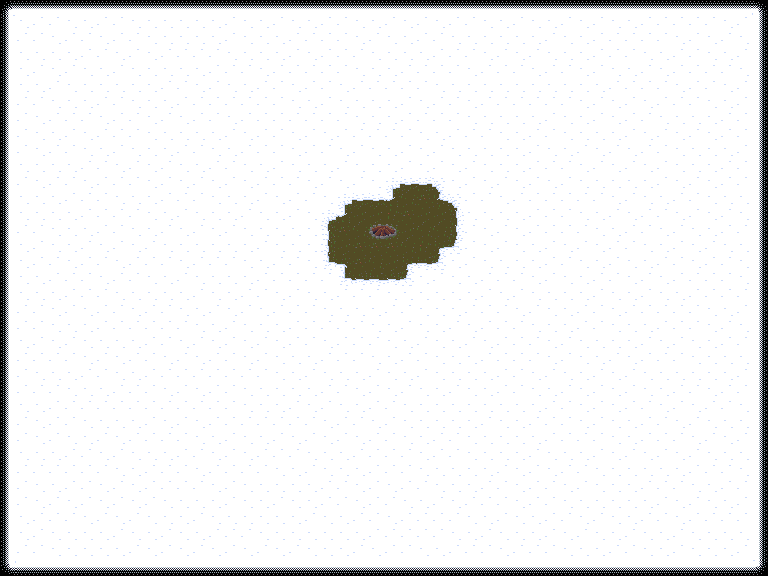

This is a level from a 2D game, rendered from its Tiled map with the project's own tilesets. A one-line summary and the complete map file follow:
An orthogonal 48x36 tile map with 16x16 px tiles, 1 tile layer (ground) and 25 objects (24x Log, Fire).

<map version="1.2" tiledversion="1.3.0" orientation="orthogonal" renderorder="right-down" compressionlevel="0" width="48" height="36" tilewidth="16" tileheight="16" infinite="0" nextlayerid="4" nextobjectid="26">
 <editorsettings>
  <export target="ld46.json" format="json" />
 </editorsettings>
 <tileset firstgid="1" source="ld46.tsx" />
 <layer id="1" name="ground" width="48" height="36">
  <data encoding="csv">
8,6,6,6,6,6,6,6,6,6,6,6,6,6,6,6,6,6,6,6,6,6,6,6,6,6,6,6,6,6,6,6,6,6,6,6,6,6,6,6,6,6,6,6,6,6,6,9,
4,2,3,3,2,2,3,3,2,2,2,2,2,2,3,2,2,3,2,2,3,3,2,2,3,2,3,2,3,3,2,2,3,2,2,3,2,3,2,2,3,3,3,3,3,2,3,5,
4,3,3,2,3,3,2,3,3,2,2,2,2,2,3,2,2,2,3,3,3,3,2,3,2,2,3,3,2,2,2,2,2,2,3,2,2,3,3,3,3,3,2,3,2,3,2,5,
4,2,2,2,2,3,3,2,3,2,3,3,3,3,2,2,2,2,3,2,3,3,3,2,2,2,2,3,3,3,2,3,2,3,2,2,2,3,3,3,2,2,3,3,2,2,3,5,
4,2,3,2,3,2,2,3,2,2,2,2,2,3,3,3,2,3,3,3,3,3,2,2,2,3,3,3,3,2,3,3,3,2,3,3,2,3,2,2,3,2,3,3,3,3,2,5,
4,2,2,3,2,2,2,2,2,2,3,3,2,3,2,2,3,3,2,3,3,2,3,3,3,3,3,2,2,2,2,2,2,2,2,2,2,2,3,3,3,3,2,3,3,2,3,5,
4,3,3,2,2,2,3,3,2,2,2,3,3,3,3,3,3,3,2,2,3,2,2,2,2,3,2,3,3,2,3,3,3,3,3,3,2,3,2,3,2,3,3,3,2,2,3,5,
4,3,2,3,3,3,2,3,3,2,3,2,3,3,2,3,3,3,3,3,3,3,2,2,2,3,3,3,3,2,2,2,2,2,3,2,2,3,2,3,3,2,2,2,2,3,3,5,
4,3,2,2,3,2,3,3,3,2,2,2,2,2,3,2,3,3,2,3,2,3,3,3,3,3,2,2,3,3,3,2,2,3,3,2,2,2,2,3,2,3,2,3,2,3,3,5,
4,3,2,3,3,2,2,3,2,2,2,3,3,2,2,3,3,3,2,3,3,2,3,2,2,3,2,3,2,2,2,2,2,3,2,2,3,2,3,2,3,3,2,2,2,2,3,5,
4,2,2,2,2,3,3,2,3,2,3,2,2,3,3,2,2,3,2,2,2,3,2,2,2,3,2,3,2,3,2,2,2,3,3,3,2,3,2,3,2,3,2,2,2,3,3,5,
4,3,2,3,3,2,3,3,3,2,3,2,3,2,3,2,3,3,3,2,3,2,3,2,34,72,73,35,2,3,2,3,2,3,2,3,2,2,2,2,2,3,2,3,2,3,3,5,
4,2,2,2,3,3,3,2,2,2,3,3,3,2,2,2,3,2,3,3,2,34,72,72,71,68,36,70,35,3,3,2,3,3,3,3,3,3,2,3,2,2,3,3,2,2,2,5,
4,2,2,2,2,3,3,3,3,2,2,3,2,2,2,3,2,2,3,2,34,71,69,69,37,36,69,69,42,2,2,2,2,3,3,3,2,2,3,2,3,3,2,3,2,3,2,5,
4,3,3,2,2,2,3,3,2,2,3,2,3,2,3,2,2,2,2,2,43,36,68,44,45,69,68,68,74,3,2,3,2,3,3,3,3,2,2,3,3,2,3,2,2,3,3,5,
4,2,3,2,2,3,2,3,2,3,2,2,2,2,2,2,3,2,2,2,75,69,36,36,36,68,37,38,67,3,2,3,2,2,3,2,3,2,3,3,2,2,3,2,3,2,2,5,
4,2,3,3,2,3,3,2,3,3,3,2,3,3,3,2,2,3,3,2,66,39,36,68,69,38,40,67,2,3,2,2,2,2,3,3,2,2,3,2,2,3,3,2,3,3,2,5,
4,2,2,3,3,3,2,3,3,2,2,3,2,2,2,2,3,3,3,3,3,66,41,40,41,67,2,3,2,2,3,3,3,2,3,2,2,3,3,2,3,2,3,3,3,3,2,5,
4,2,2,2,3,3,3,2,2,2,2,2,3,2,2,3,3,2,3,2,2,3,3,3,2,2,2,2,2,2,3,2,3,2,2,2,2,3,2,2,3,2,2,3,3,3,3,5,
4,3,3,2,3,2,3,3,2,3,3,2,2,3,2,3,2,3,3,3,2,2,2,2,3,3,2,2,2,3,3,3,2,3,2,2,3,3,2,3,3,3,3,3,2,2,3,5,
4,3,3,2,2,2,3,3,3,3,3,3,2,2,3,2,2,2,3,3,3,3,3,2,2,3,2,2,3,2,3,3,3,2,2,2,3,3,2,2,2,3,3,3,2,3,2,5,
4,2,3,2,3,2,2,2,2,3,3,2,3,2,3,2,3,2,3,3,2,3,3,3,2,2,3,2,2,3,2,3,3,3,2,3,2,2,2,2,3,2,3,2,2,3,3,5,
4,3,3,3,3,2,3,2,3,3,2,3,2,3,3,2,3,2,2,2,3,3,3,2,2,3,3,2,2,2,3,3,3,3,2,3,2,2,3,2,3,3,3,2,2,2,2,5,
4,3,2,2,2,3,3,2,2,3,3,3,3,3,3,3,3,2,2,3,2,2,2,3,2,2,3,2,2,2,2,3,3,2,3,2,2,3,2,3,2,2,2,2,2,2,3,5,
4,3,3,3,2,2,2,3,3,3,2,3,2,3,3,2,2,2,2,2,3,3,2,3,2,3,2,2,3,2,2,3,3,2,2,3,2,3,2,3,2,2,3,3,2,3,3,5,
4,2,2,3,3,3,3,3,3,3,3,3,3,3,3,2,2,2,3,2,3,2,2,3,3,2,2,2,2,2,2,2,2,2,3,3,2,3,2,3,3,2,3,2,3,3,2,5,
4,3,2,3,3,2,2,2,2,3,2,3,2,3,3,3,3,3,3,3,2,3,3,2,3,2,2,2,2,2,3,2,2,3,3,3,2,3,2,2,3,3,2,3,2,2,2,5,
4,3,2,3,2,2,3,2,3,3,3,3,2,2,3,2,2,3,2,3,2,3,2,3,3,2,2,3,3,2,2,2,2,2,3,3,3,3,2,2,3,3,3,2,3,2,3,5,
4,2,2,2,3,3,2,3,2,2,2,3,3,2,3,2,3,3,3,2,2,2,3,3,3,3,2,3,3,2,2,2,2,3,2,2,2,3,2,3,2,3,2,3,2,2,2,5,
4,3,3,3,3,3,3,2,2,3,3,3,2,3,3,3,3,2,2,3,2,2,2,3,3,3,2,2,2,2,2,3,2,3,2,3,3,2,2,2,2,2,2,3,3,3,2,5,
4,3,2,2,3,3,2,3,2,3,3,3,3,2,3,2,2,2,2,2,3,3,2,3,2,3,3,2,2,2,3,3,2,3,3,2,3,2,2,2,3,3,3,2,2,3,3,5,
4,3,2,3,2,3,2,3,2,3,2,2,2,2,3,2,2,3,2,2,3,3,2,3,3,2,2,3,2,3,3,3,2,3,3,2,2,2,2,2,2,3,2,3,2,2,3,5,
4,2,3,3,3,2,3,2,3,2,2,2,3,2,2,2,2,2,2,3,2,2,3,3,2,3,3,3,3,2,2,3,2,2,3,3,2,3,2,2,3,3,2,3,3,3,3,5,
4,2,3,2,2,2,2,3,2,2,3,2,2,3,3,3,2,2,2,2,2,2,2,3,3,3,3,3,2,2,3,2,2,2,3,2,3,2,2,3,2,2,3,2,2,2,2,5,
4,3,3,2,2,2,2,2,3,2,3,2,3,2,3,2,3,2,3,2,2,2,3,2,3,3,2,2,3,3,3,2,3,3,3,2,2,2,3,3,2,2,3,2,2,2,3,5,
10,7,7,7,7,7,7,7,7,7,7,7,7,7,7,7,7,7,7,7,7,7,7,7,7,7,7,7,7,7,7,7,7,7,7,7,7,7,7,7,7,7,7,7,7,7,7,11
</data>
 </layer>
 <objectgroup id="2" name="objects">
  <object id="1" name="CampfireFlame" type="Fire" gid="46" x="375.667" y="228.667" width="16" height="16">
   <properties>
    <property name="LightStrength" type="float" value="10" />
   </properties>
  </object>
  <object id="2" type="Log" gid="897" x="58" y="83.3333" width="16" height="16" />
  <object id="3" type="Log" gid="897" x="65.3333" y="504.667" width="16" height="16" />
  <object id="4" type="Log" gid="897" x="623.333" y="510.667" width="16" height="16" />
  <object id="5" type="Log" gid="897" x="632.667" y="54" width="16" height="16" />
  <object id="6" type="Log" gid="897" x="680" y="117.333" width="16" height="16" />
  <object id="7" type="Log" gid="897" x="671.333" y="506" width="16" height="16" />
  <object id="8" type="Log" gid="897" x="708" y="546.667" width="16" height="16" />
  <object id="9" type="Log" gid="897" x="26" y="540.667" width="16" height="16" />
  <object id="10" type="Log" gid="897" x="27.3333" y="477.333" width="16" height="16" />
  <object id="11" type="Log" gid="897" x="234" y="550.667" width="16" height="16" />
  <object id="12" type="Log" gid="897" x="443.333" y="533.333" width="16" height="16" />
  <object id="13" type="Log" gid="897" x="468.667" y="542.667" width="16" height="16" />
  <object id="14" type="Log" gid="897" x="84.6667" y="41.3333" width="16" height="16" />
  <object id="15" type="Log" gid="897" x="28.6667" y="91.3333" width="16" height="16" />
  <object id="16" type="Log" gid="897" x="156" y="262" width="16" height="16" />
  <object id="17" type="Log" gid="897" x="196.667" y="385.333" width="16" height="16" />
  <object id="18" type="Log" gid="897" x="184.667" y="364.667" width="16" height="16" />
  <object id="19" type="Log" gid="897" x="584.667" y="352.667" width="16" height="16" />
  <object id="20" type="Log" gid="897" x="428.667" y="51.3333" width="16" height="16" />
  <object id="21" type="Log" gid="897" x="226" y="51.3333" width="16" height="16" />
  <object id="22" type="Log" gid="897" x="36.6667" y="217.333" width="16" height="16" />
  <object id="23" type="Log" gid="897" x="712" y="260.667" width="16" height="16" />
  <object id="24" type="Log" gid="897" x="726.667" y="456" width="16" height="16" />
  <object id="25" type="Log" gid="897" x="121.333" y="553.333" width="16" height="16" />
 </objectgroup>
</map>
